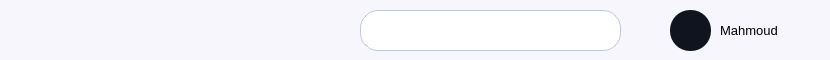
        <widget class="QWidget" name="search" native="true">
         <property name="maximumSize">
          <size>
           <width>16777215</width>
           <height>62</height>
          </size>
         </property>
         <property name="styleSheet">
          <string notr="true">background-color:#F7F6FC ; 
border-radius:20px ; </string>
         </property>
         <widget class="QLineEdit" name="search_bar">
          <property name="geometry">
           <rect>
            <x>360</x>
            <y>10</y>
            <width>261</width>
            <height>41</height>
           </rect>
          </property>
          <property name="styleSheet">
           <string notr="true"> #search_bar {
	background-color:white; 
	border:1px solid #BFC9D3 ; 
	border-radius:18px ;  
	padding : 0 40px 0 10px ; 
}
</string>
          </property>
         </widget>
         <widget class="QPushButton" name="search_button">
          <property name="geometry">
           <rect>
            <x>580</x>
            <y>10</y>
            <width>41</width>
            <height>41</height>
           </rect>
          </property>
          <property name="cursor">
           <cursorShape>PointingHandCursor</cursorShape>
          </property>
          <property name="styleSheet">
           <string notr="true">QPushButton {	
	background-color: transparent ;
	border-radius:20px ; 
	background:url(:/icons/tsawer/search.svg) no-repeat  center center; 
} 

QPushButton::hover {
		background:url(:/icons/tsawer/search_hover.svg) no-repeat  center center; 
}</string>
          </property>
          <property name="text">
           <string/>
          </property>
         </widget>
         <widget class="QLabel" name="pdp">
          <property name="geometry">
           <rect>
            <x>670</x>
            <y>10</y>
            <width>41</width>
            <height>41</height>
           </rect>
          </property>
          <property name="styleSheet">
           <string notr="true">#pdp{
	background-color  :#0F141E;
	border-radius : 20px ; 
}
</string>
          </property>
          <property name="text">
           <string/>
          </property>
         </widget>
         <widget class="QLabel" name="username">
          <property name="geometry">
           <rect>
            <x>720</x>
            <y>20</y>
            <width>101</width>
            <height>21</height>
           </rect>
          </property>
          <property name="styleSheet">
           <string notr="true">#username {
	background-color:transparent ; 
	color:black ; 
	font-size:13px ; 
}</string>
          </property>
          <property name="text">
           <string>Mahmoud</string>
          </property>
         </widget>
        </widget>
